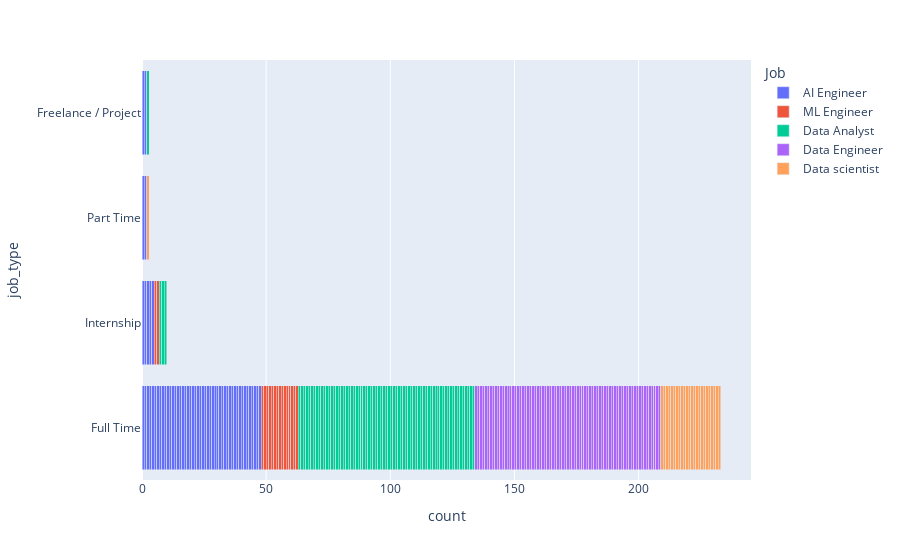

Write notebook code for a chart like this one.
### Code cell
px.bar(Jobs_df,  y='job_type' , color='Job',barmode='stack' )

### Figure 1 — Plotly figure (JSON) as saved in the notebook; plotly's stock layout.template omitted (floating-point values rounded to 4 significant figures)
{"data": [{"alignmentgroup": "True", "hovertemplate": "Job=AI Engineer<br>count=%{x}<br>job_type=%{y}<extra></extra>", "legendgroup": "AI Engineer", "marker": {"color": "#636efa", "pattern": {"shape": ""}}, "name": "AI Engineer", "offsetgroup": "AI Engineer", "orientation": "h", "showlegend": true, "textposition": "auto", "type": "bar", "x": [1, 1, 1, 1, 1, 1, 1, 1, 1, 1, 1, 1, 1, 1, 1, 1, 1, 1, 1, 1, 1, 1, 1, 1, 1, 1, 1, 1, 1, 1, 1, 1, 1, 1, 1, 1, 1, 1, 1, 1, 1, 1, 1, 1, 1, 1, 1, 1, 1, 1, 1, 1, 1, 1, 1, 1, 1], "xaxis": "x", "y": ["Full Time", "Full Time", "Full Time", "Internship", "Full Time", "Part Time", "Full Time", "Full Time", "Part Time", "Full Time", "Full Time", "Full Time", "Full Time", "Full Time", "Full Time", "Full Time", "Full Time", "Full Time", "Internship", "Full Time", "Full Time", "Internship", "Full Time", "Full Time", "Full Time", "Freelance / Project", "Full Time", "Full Time", "Full Time", "Full Time", "Full Time", "Full Time", "Full Time", "Full Time", "Full Time", "Full Time", "Internship", "Full Time", "Full Time", "Full Time", "Full Time", "Full Time", "Full Time", "Full Time", "Full Time", "Internship", "Full Time", "Full Time", "Full Time", "Full Time", "Full Time", "Full Time", "Full Time", "Full Time", "Full Time", "Freelance / Project", "Full Time"], "yaxis": "y"}, {"alignmentgroup": "True", "hovertemplate": "Job=ML Engineer<br>count=%{x}<br>job_type=%{y}<extra></extra>", "legendgroup": "ML Engineer", "marker": {"color": "#EF553B", "pattern": {"shape": ""}}, "name": "ML Engineer", "offsetgroup": "ML Engineer", "orientation": "h", "showlegend": true, "textposition": "auto", "type": "bar", "x": [1, 1, 1, 1, 1, 1, 1, 1, 1, 1, 1, 1, 1, 1, 1, 1, 1], "xaxis": "x", "y": ["Full Time", "Full Time", "Full Time", "Internship", "Full Time", "Full Time", "Full Time", "Full Time", "Full Time", "Full Time", "Full Time", "Full Time", "Internship", "Full Time", "Full Time", "Full Time", "Full Time"], "yaxis": "y"}, {"alignmentgroup": "True", "hovertemplate": "Job=Data Analyst<br>count=%{x}<br>job_type=%{y}<extra></extra>", "legendgroup": "Data Analyst", "marker": {"color": "#00cc96", "pattern": {"shape": ""}}, "name": "Data Analyst", "offsetgroup": "Data Analyst", "orientation": "h", "showlegend": true, "textposition": "auto", "type": "bar", "x": [1, 1, 1, 1, 1, 1, 1, 1, 1, 1, 1, 1, 1, 1, 1, 1, 1, 1, 1, 1, 1, 1, 1, 1, 1, 1, 1, 1, 1, 1, 1, 1, 1, 1, 1, 1, 1, 1, 1, 1, 1, 1, 1, 1, 1, 1, 1, 1, 1, 1, 1, 1, 1, 1, 1, 1, 1, 1, 1, 1, 1, 1, 1, 1, 1, 1, 1, 1, 1, 1, 1, 1, 1, 1, 1], "xaxis": "x", "y": ["Full Time", "Full Time", "Full Time", "Full Time", "Full Time", "Full Time", "Full Time", "Full Time", "Full Time", "Full Time", "Full Time", "Full Time", "Full Time", "Full Time", "Full Time", "Full Time", "Full Time", "Internship", "Full Time", "Full Time", "Full Time", "Full Time", "Full Time", "Full Time", "Full Time", "Full Time", "Full Time", "Full Time", "Full Time", "Full Time", "Full Time", "Full Time", "Full Time", "Full Time", "Full Time", "Full Time", "Full Time", "Full Time", "Full Time", "Full Time", "Full Time", "Full Time", "Full Time", "Full Time", "Full Time", "Full Time", "Full Time", "Full Time", "Full Time", "Full Time", "Full Time", "Full Time", "Full Time", "Full Time", "Full Time", "Full Time", "Full Time", "Freelance / Project", "Full Time", "Full Time", "Full Time", "Full Time", "Full Time", "Full Time", "Full Time", "Full Time", "Full Time", "Full Time", "Full Time", "Full Time", "Full Time", "Full Time", "Full Time", "Internship", "Internship"], "yaxis": "y"}, {"alignmentgroup": "True", "hovertemplate": "Job=Data Engineer<br>count=%{x}<br>job_type=%{y}<extra></extra>", "legendgroup": "Data Engineer", "marker": {"color": "#ab63fa", "pattern": {"shape": ""}}, "name": "Data Engineer", "offsetgroup": "Data Engineer", "orientation": "h", "showlegend": true, "textposition": "auto", "type": "bar", "x": [1, 1, 1, 1, 1, 1, 1, 1, 1, 1, 1, 1, 1, 1, 1, 1, 1, 1, 1, 1, 1, 1, 1, 1, 1, 1, 1, 1, 1, 1, 1, 1, 1, 1, 1, 1, 1, 1, 1, 1, 1, 1, 1, 1, 1, 1, 1, 1, 1, 1, 1, 1, 1, 1, 1, 1, 1, 1, 1, 1, 1, 1, 1, 1, 1, 1, 1, 1, 1, 1, 1, 1, 1, 1, 1], "xaxis": "x", "y": ["Full Time", "Full Time", "Full Time", "Full Time", "Full Time", "Full Time", "Full Time", "Full Time", "Full Time", "Full Time", "Full Time", "Full Time", "Full Time", "Full Time", "Full Time", "Full Time", "Full Time", "Full Time", "Full Time", "Full Time", "Full Time", "Full Time", "Full Time", "Full Time", "Full Time", "Full Time", "Full Time", "Full Time", "Full Time", "Full Time", "Full Time", "Full Time", "Full Time", "Full Time", "Full Time", "Full Time", "Full Time", "Full Time", "Full Time", "Full Time", "Full Time", "Full Time", "Full Time", "Full Time", "Full Time", "Full Time", "Full Time", "Full Time", "Full Time", "Full Time", "Full Time", "Full Time", "Full Time", "Full Time", "Full Time", "Full Time", "Full Time", "Full Time", "Full Time", "Full Time", "Full Time", "Full Time", "Full Time", "Full Time", "Full Time", "Full Time", "Full Time", "Full Time", "Full Time", "Full Time", "Full Time", "Full Time", "Full Time", "Full Time", "Full Time"], "yaxis": "y"}, {"alignmentgroup": "True", "hovertemplate": "Job=Data scientist<br>count=%{x}<br>job_type=%{y}<extra></extra>", "legendgroup": "Data scientist", "marker": {"color": "#FFA15A", "pattern": {"shape": ""}}, "name": "Data scientist", "offsetgroup": "Data scientist", "orientation": "h", "showlegend": true, "textposition": "auto", "type": "bar", "x": [1, 1, 1, 1, 1, 1, 1, 1, 1, 1, 1, 1, 1, 1, 1, 1, 1, 1, 1, 1, 1, 1, 1, 1, 1], "xaxis": "x", "y": ["Full Time", "Full Time", "Full Time", "Full Time", "Full Time", "Full Time", "Full Time", "Full Time", "Full Time", "Full Time", "Full Time", "Full Time", "Part Time", "Full Time", "Full Time", "Full Time", "Full Time", "Full Time", "Full Time", "Full Time", "Full Time", "Full Time", "Full Time", "Full Time", "Full Time"], "yaxis": "y"}], "layout": {"barmode": "stack", "legend": {"title": {"text": "Job"}, "tracegroupgap": 0}, "margin": {"t": 60}, "xaxis": {"anchor": "y", "domain": [0, 1], "title": {"text": "count"}}, "yaxis": {"anchor": "x", "domain": [0, 1], "title": {"text": "job_type"}}}}
